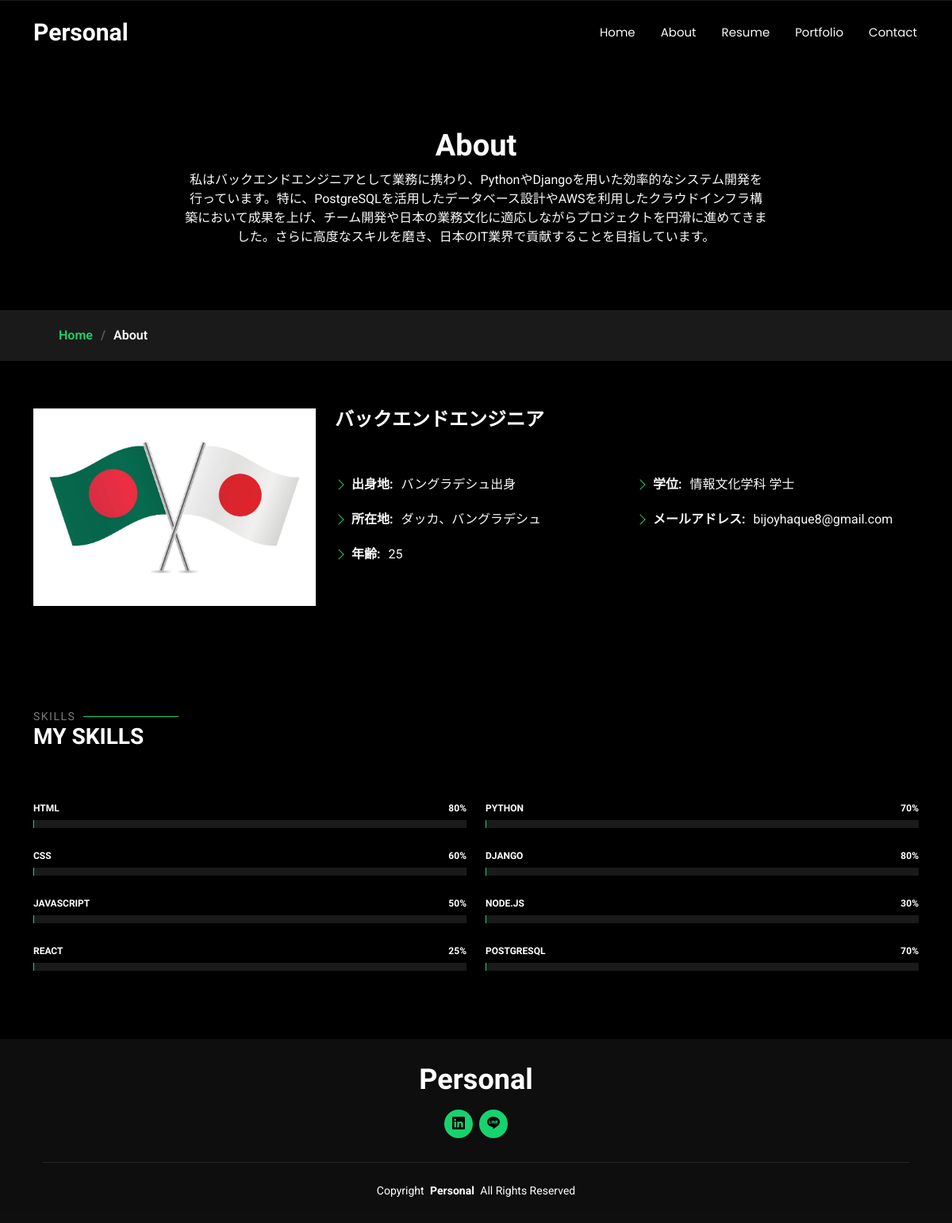
The page /about/ on the database its author committed.
### store/models.py (models this page shows)
class About(models.Model):
    説明文 = models.CharField(max_length=1000)
    職種 = models.CharField(max_length=100)
    出身地 = models.CharField(max_length=500)
    所在地 = models.CharField(max_length=100)
    年齢 = models.IntegerField(default=25)
    学位 = models.CharField(max_length=100)
    メールアドレス = models.EmailField()

### store/views.py (the view)
# urls.py: path('about/', about, name = 'about'),
def about(request):
    about = About.objects.get()
    social = Social.objects.get()
    return render(request, 'about.html', {'about': about,'social': social})

### store/templates/about.html (shortened to what this page needs)
<!DOCTYPE html>
<html lang="en">
<head>
  {%load static%}
  <link href="{% static 'assets/vendor/bootstrap/css/bootstrap.min.css'%}" rel="stylesheet">
  <link href="{% static 'assets/vendor/bootstrap-icons/bootstrap-icons.css'%}" rel="stylesheet">
  <link href="{% static 'assets/vendor/aos/aos.css'%}" rel="stylesheet">
  <link href="{% static 'assets/vendor/swiper/swiper-bundle.min.css'%}" rel="stylesheet">
  <link href="{% static 'assets/vendor/glightbox/css/glightbox.min.css'%}" rel="stylesheet">
  <link href="{% static 'assets/css/main.css'%}" rel="stylesheet">
</head>
<body class="about-page">
  <header id="header" class="header d-flex align-items-center fixed-top">
    <div class="container-fluid container-xl position-relative d-flex align-items-center justify-content-between">
      <a href="{% url 'index' %}" class="logo d-flex align-items-center">
        <h1 class="sitename">Personal</h1>
      </a>
      <nav id="navmenu" class="navmenu">
        <ul>
          <li><a href="{% url 'index' %}">Home</a></li>
          <li><a href="{% url 'about' %}">About</a></li>
          <li><a href="{% url 'resume' %}">Resume</a></li>
          <li><a href="{% url 'portfolio' %}">Portfolio</a></li>
          <li><a href="{% url 'contact' %}">Contact</a></li>
        </ul>
      </nav>
    </div>
  </header>
  <main class="main">
    <div class="page-title" data-aos="fade">
      <div class="heading">
        <div class="container">
          <div class="row d-flex justify-content-center text-center">
            <div class="col-lg-8">
              <h1>About</h1>
              <p class="mb-0">{{ about.説明文}}</p>
            </div>
          </div>
        </div>
      </div>
      <nav class="breadcrumbs">
        <div class="container">
          <ol>
            <li><a href="index.html">Home</a></li>
            <li class="current">About</li>
          </ol>
        </div>
      </nav>
    </div>
    <section id="about" class="about section">
      <div class="container" data-aos="fade-up" data-aos-delay="100">
        <div class="row gy-4 justify-content-center">
          <div class="col-lg-4">
            <img src="{% static 'assets/img/bd_jp flag.jpg'%}" class="img-fluid" alt="">
          </div>
          <div class="col-lg-8 content">
            <h2>{{about.職種 }}</h2>
            <p class="fst-italic py-3">
            </p>
            <div class="row">
              <div class="col-lg-6">
                <ul>
                  <li><i class="bi bi-chevron-right"></i> <strong>出身地:</strong> <span>{{about.出身地}}</span></li>
                  <li><i class="bi bi-chevron-right"></i> <strong>所在地:</strong> <span>{{about.所在地}}</span></li>
                  <li><i class="bi bi-chevron-right"></i> <strong>年齢:</strong> <span>{{about.年齢}}</span></li>
                </ul>
              </div>
              <div class="col-lg-6">
                <ul>
                  <li><i class="bi bi-chevron-right"></i> <strong>学位:</strong> <span>{{about.学位}}</span></li>
                  <li><i class="bi bi-chevron-right"></i> <strong>メールアドレス:</strong> <span>{{about.メールアドレス}}</span></li>
                </ul>
              </div>
            </div>
            <p class="py-3">
            </p>
          </div>
        </div>
      </div>
    </section>
    <section id="skills" class="skills section">
      <div class="container section-title" data-aos="fade-up">
        <h2>Skills</h2>
        <div><span>My</span> <span class="description-title">Skills</span></div>
      </div>
      <div class="container" data-aos="fade-up" data-aos-delay="100">
        <div class="row skills-content skills-animation">
          <div class="col-lg-6">
            <div class="progress">
              <span class="skill"><span>HTML</span> <i class="val">80%</i></span>
              <div class="progress-bar-wrap">
              </div>
            </div>
            <div class="progress">
              <span class="skill"><span>CSS</span> <i class="val">60%</i></span>
              <div class="progress-bar-wrap">
              </div>
            </div>
            <div class="progress">
              <span class="skill"><span>JavaScript</span> <i class="val">50%</i></span>
              <div class="progress-bar-wrap">
              </div>
            </div>
            <div class="progress">
              <span class="skill"><span>React</span> <i class="val">25%</i></span>
              <div class="progress-bar-wrap">
              </div>
            </div>
          </div>
          <div class="col-lg-6">
            <div class="progress">
              <span class="skill"><span>Python</span> <i class="val">70%</i></span>
              <div class="progress-bar-wrap">
              </div>
            </div>
            <div class="progress">
              <span class="skill"><span>Django</span> <i class="val">80%</i></span>
              <div class="progress-bar-wrap">
              </div>
            </div>
            <div class="progress">
              <span class="skill"><span>Node.js</span> <i class="val">30%</i></span>
              <div class="progress-bar-wrap">
              </div>
            </div>
            <div class="progress">
              <span class="skill"><span>Postgresql</span> <i class="val">70%</i></span>
              <div class="progress-bar-wrap">
              </div>
            </div>
          </div>
        </div>
      </div>
    </section>
  </main>
  <footer id="footer" class="footer dark-background">
    <div class="container">
      <a href = "{% url 'index' %}">
      <h3 class="sitename">Personal</h3>
      </a>
      <div class="social-links d-flex justify-content-center">
          <a href = "{{ social.Linkedin_links}}" ><i class="bi bi-linkedin"></i></a>
          <a href = "{{ social.Line_links }}"><i class="bi bi-line"></i></a>
      </div>
      <div class="container">
        <div class="copyright">
          <span>Copyright</span> <strong class="px-1 sitename">Personal</strong> <span>All Rights Reserved</span>
        </div>
      </div>
    </div>
  </footer>
</body>
</html>

### rows shown on the page
About: 説明文 "私はバックエンドエンジニアとして業務に携わり、PythonやDjangoを用いた効率的なシステム開発を行っています。特に、PostgreSQLを活用したデータベース設計やAWSを利用したクラウドインフラ構築において成果を上げ、チーム開発や日本の業務文化に適応しながらプロジェクトを円滑に進めてきました。さらに高度なスキルを磨き、日本のIT業界で貢献することを目指しています。", 職種 "バックエンドエンジニア", 出身地 "バングラデシュ出身", 所在地 "ダッカ、バングラデシュ", 年齢 "25", 学位 "情報文化学科 学士", メールアドレス "bijoyhaque8@gmail.com"
